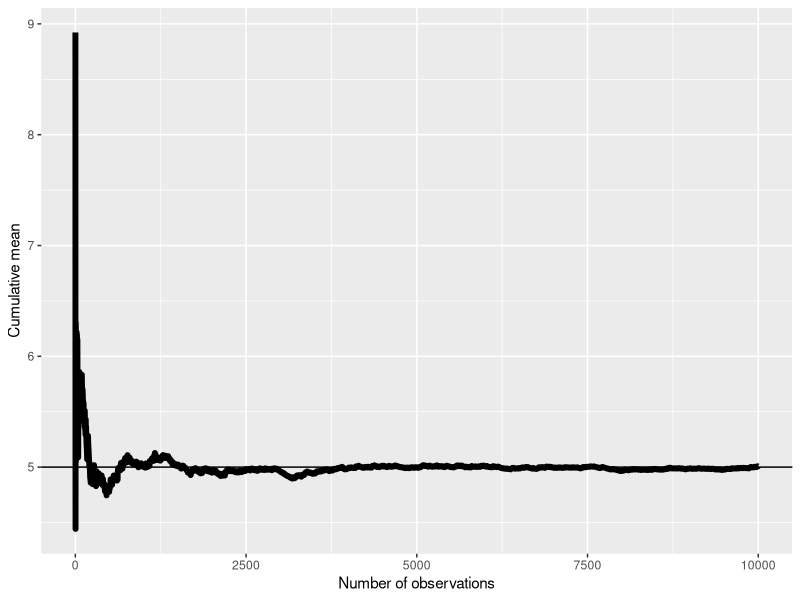
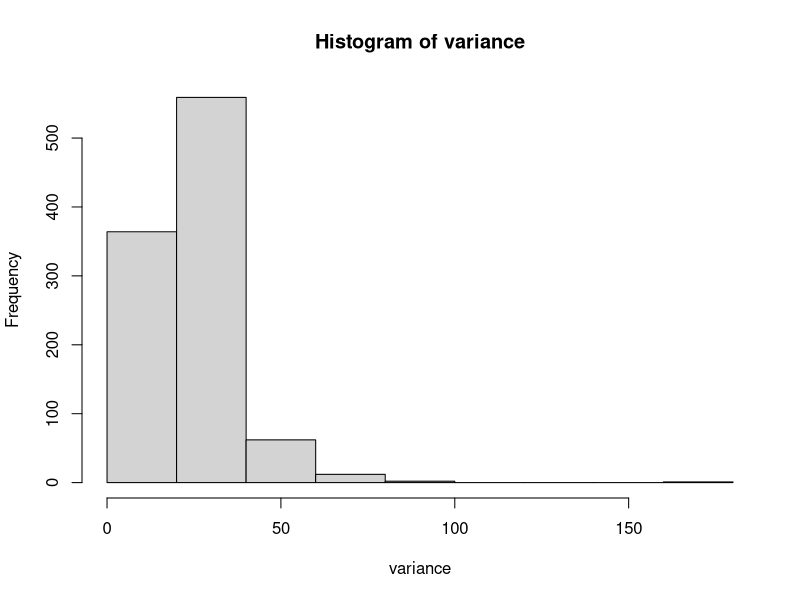
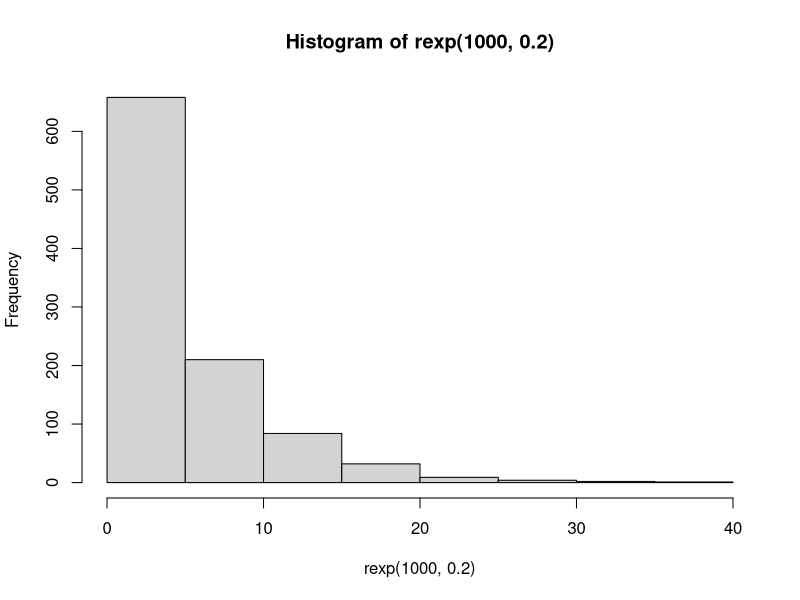
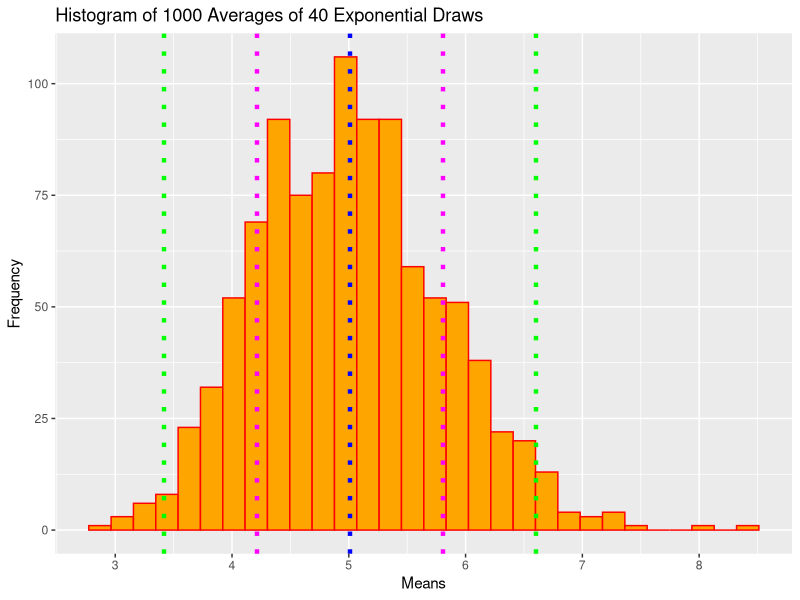
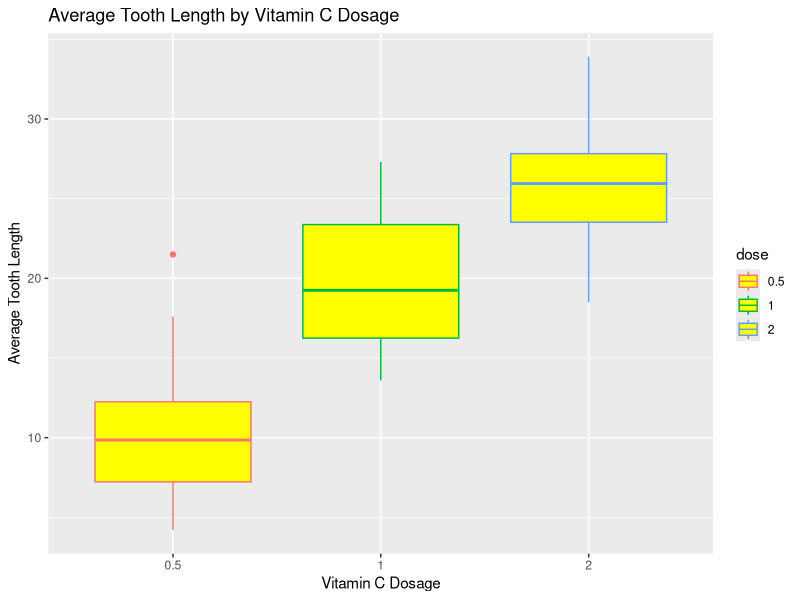

The R source for these figures, in order: (Note: this script raises an error after producing the figures.)
## ---- chunk 1
mns = c() #initialize mns to an empty vector
for (i in 1:1000) # run 1000 simulations
  mns = c(mns, mean(rexp(40,0.2))) # store the means of every simulation into mns
mean(mns) # calculate the mean of mns, the sample mean
## ---- chunk 2
library(tidyverse)
n=10000 # set number of draws to n
means = cumsum(rexp(n,0.2))/(1:n) # create var means that calculates the mean after every draw
g <- ggplot(data.frame(x = 1:n, y = means), aes(x = x, y = y)) # plotting means, true mean at y=5
g <- g + geom_hline(yintercept = 5) + geom_line(size = 2) 
g <- g + labs(x = "Number of observations", y = "Cumulative mean")
g
## ---- chunk 3
variance = c() #initialize variance to empty vector
for(i in 1:1000) #do 1000 simulations
  variance = c(variance, var(rexp(40,0.2))) #store the variance of each simulation into the vector
hist(variance) #plot histogram of variance vector
mean(variance) #calculate the sample variance
## ---- chunk 4
hist(rexp(1000,0.2))
## ---- chunk 5
means = c()
for (i in 1:1000)
  means = c(means, mean(rexp(40,0.2)))
mu = mean(means)
s = sd(means)
lines = c(mu-2*s,mu-s,mu,mu+s,mu+2*s)
colors = c("green","magenta","blue","magenta","green")
g = ggplot(data.frame(means), aes(x = means))
g + geom_histogram(color = "red", fill = "orange") +
  geom_vline(xintercept = lines, linetype = "dotted", color = colors, size = 1.5) +
  xlab("Means") +
  ylab("Frequency") +
  ggtitle("Histogram of 1000 Averages of 40 Exponential Draws")
## ---- chunk 6
library(datasets)
data("ToothGrowth")
TG = as_tibble(ToothGrowth)
str(TG)
## ---- chunk 7
sum(is.na(TG))
summary(TG)
## ---- chunk 8
TG_Dose = TG %>% group_by(dose) %>% summarize(mlen = mean(len))
TG_Dose
TG$dose = as.factor(TG$dose)
g = ggplot(TG, aes(x = dose, y = len, color = dose))
g + geom_boxplot(fill = "yellow") +
  xlab("Vitamin C Dosage") +
  ylab("Average Tooth Length") +
  ggtitle("Average Tooth Length by Vitamin C Dosage")
## ---- chunk 9
dose12 = subset(TG, dose == 0.5 | dose == 1)
t.test(len ~ dose, paired = FALSE, alternative = "two.sided", data = dose12)
## ---- chunk 10
dose23 = subset(TG, dose == 1 | dose == 2)
t.test(len ~ dose, paired = FALSE, alternative = "two.sided", data = dose23)
## ---- chunk 11
TG_Supp = TG %>% group_by(supp) %>% summarize(mlen = mean(len))
TG_Supp

g = ggplot(TG, aes(x = supp, y = len, color = supp))
g + geom_dotplot(binaxis = "y", stackdir = "center") +
  xlab("Supplement Type") +
  ylab("Average Tooth Length") +
  ggtitle("Average Tooth Length by Supplement")
## ---- chunk 12
t.test(len ~ supp, paired = FALSE, alternative = "two.sided", data = TG)
## ---- chunk 13
t.test(len ~ supp, paired = FALSE, alternative = "greater", data = TG)
